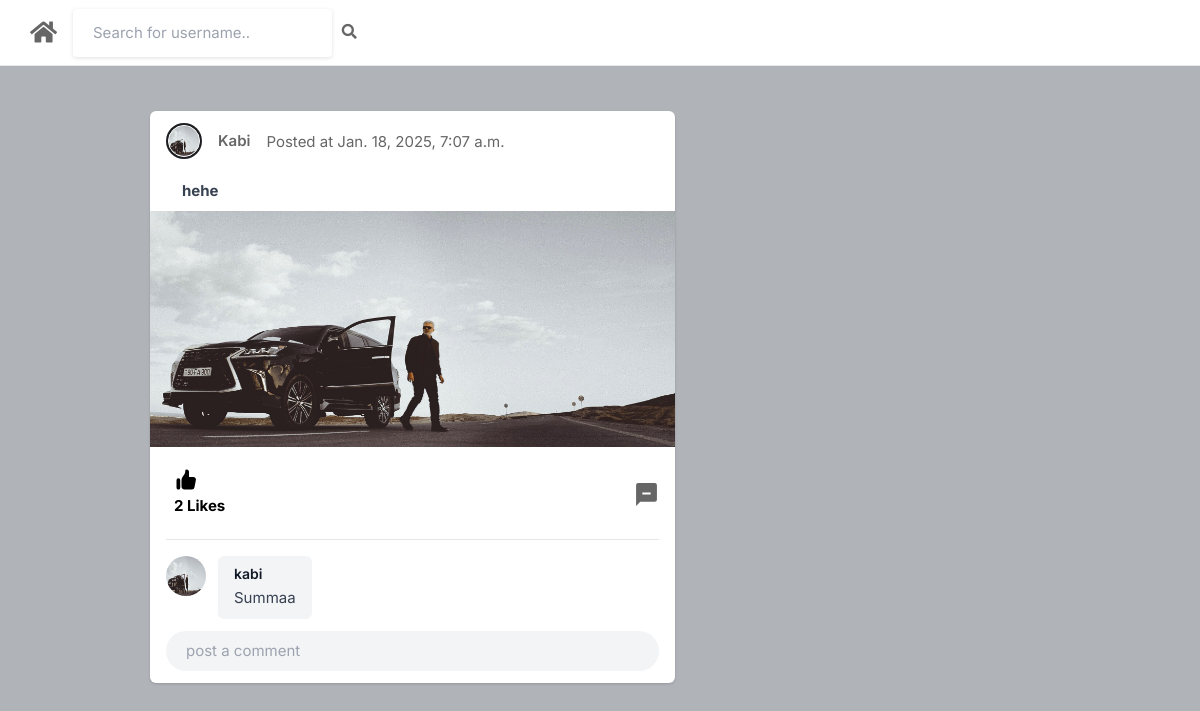
Page /post-detail/14/ (signed in) on the committed database.
### core/models.py (models this page shows, shortened)
class Post(models.Model):
    post_id = models.AutoField(primary_key=True)
    user = models.ForeignKey(User, on_delete=models.CASCADE)
    image = models.ImageField(upload_to="post_images")
    caption = models.CharField(max_length=500, blank=True, null=True)
    created_at = models.DateTimeField(auto_now_add=True)
    no_of_likes = models.IntegerField(default=0)
    class Meta:
        ordering = ["-created_at"]

class Profile(models.Model):
    user = models.OneToOneField(User, on_delete=models.CASCADE)
    userid = models.IntegerField()
    bio = models.CharField(blank=True, max_length=100)
    pfp_image = models.ImageField(upload_to="profile_images", default="blank-profile-picture.png")
    location = models.CharField(max_length=100, blank=True)

class Comment(models.Model):
    post_id = models.ForeignKey(Post, on_delete=models.CASCADE)
    author = models.ForeignKey(Profile, on_delete=models.CASCADE)
    comment = models.CharField(max_length=500)
    created_at = models.DateTimeField(auto_now_add=True)
    def __str__(self):
        return self.author.user.username
    class Meta:
        ordering = ["-created_at"]

### core/views.py (the view)
# urls.py: path('post-detail/<int:pk>/', views.post_detail, name="post_detail"),
@login_required
def post_detail(request, pk):
    post = get_object_or_404(Post, post_id=pk)
    if request.method == "POST":
        author_profile = get_object_or_404(Profile, user=request.user)
        comment_content = request.POST.get('comment')
        new_comment = Comment.objects.create(post_id=post, author=author_profile, comment=comment_content)
        new_comment.save()
    post = Post.objects.get(post_id=pk)
    comments = Comment.objects.filter(post_id = post)
    print(comments)
    context = {
        'post' : post,
        'comments' : comments,
    }
    return render(request, 'post_detail.html', context)

### templates/post_detail.html (shortened to what this page needs)
{% load static %}
<!DOCTYPE html>
<html lang="en">
    <head>
        <link rel="stylesheet" href="{% static 'assets/css/icons.css' %}">
        <link rel="stylesheet" href="{% static 'assets/css/uikit.css' %}">
        <link rel="stylesheet" href="{% static 'assets/css/style.css' %}">
        <link rel="stylesheet" href="{% static 'assets/css/tailwind.css' %}">
        <link href="https://cdnjs.cloudflare.com/ajax/libs/font-awesome/5.15.4/css/all.min.css" rel="stylesheet">
    </head>
    <body>
        <header>
            <div class="header_inner">
                <form action={% url "search" %} method="GET">
                    <div class="left-side">
                        <a href="{% url 'home' %}" class="text-2xl mr-4">
                            <i class="fas fa-home"></i>
                        </a>
                            <input type="text" name="username" placeholder="Search for username..">&nbsp; &nbsp;
                            <button type="submit"><i class="fas fa-search"></i></button>
                    </div>
                </form>
            </div>
        </header>
        <div class="container m-auto">
                <div class="space-y-5 flex-shrink-0 lg:w-7/12">
                    <div class="bg-white shadow rounded-md  -mx-2 lg:mx-0">
                        <div class="flex justify-between items-center px-4 py-3">
                            <div class="flex flex-1 items-center space-x-4">
                                <a href={% url "profile" post.user.username %}>
                                    <div class="bg-gradient-to-tr from-yellow-600 to-pink-600 p-0.5 rounded-full">
                                        <img src={{ post.user.profile.pfp_image.url }} class="bg-gray-200 border border-white rounded-full w-8 h-8">
                                    </div>
                                <span class="block capitalize font-semibold "><a href={% url "profile" post.user.username %}> {{post.user.username}}</a></span>
                                <p>Posted at {{ post.created_at }} </p>
                            </div>
                            {% if post.user.username == user.username %}
                                <div>
                                    <a href="#"> <i class="icon-feather-more-horizontal text-2xl hover:bg-gray-200 rounded-full p-2 transition -mr-1 "></i> </a>
                                </div>
                            {% endif %}
                        </div>
                        <div uk-lightbox>
                            {% if post.image %}
                            <div class="text-gray-700 py-2 px-3  h-full relative lg:ml-5 ml-2 lg:mr-20">
                                <p class="leading-6"><b>{{ post.caption }}</b></p>
                            </div>
                            <img src={{ post.image.url }} alt="">
                            {% else %}
                            <div class="text-gray-700 py-2 px-3  h-full relative lg:ml-5 ml-2 lg:mr-20">
                                <p class="leading-6"><b>{{ post.caption }}</b></p>
                            </div>
                            {% endif %}
                        </div>
                        <div class="py-3 px-4 space-y-3">
                            <div class="flex space-x-4 lg:font-bold">
                                <a href={% url "like-post" post.post_id %} class="flex items-center space-x-2">
                                    <div class="p-2 rounded-full text-black">
                                        {% if post.no_of_likes == 0 %}
                                        {% elif post.no_of_likes == 1 %}
                                            <p>{{post.no_of_likes}} Like</p>
                                        {% else %}
                                            <p>{{post.no_of_likes}} Likes</p>
                                        {% endif %}
                                    </div>
                                </a>
                                <a href="{% url 'post_detail' post.post_id %}" class="flex items-center space-x-2 flex-1 justify-end">
                                    <svg xmlns="http://www.w3.org/2000/svg" aria-hidden="true" role="img" width="25" height="25" preserveAspectRatio="xMidYMid meet" viewBox="0 0 24 24">
                                        <path fill="currentColor" d="M20 2H4a2 2 0 0 0-2 2v20l4-4h14a2 2 0 0 0 2-2V4a2 2 0 0 0-2-2zM8 11h8v2H8v-2zm6-4H8v2h6V7z"/>
                                    </svg>
                                </a>
                            </div>
                            <div class="border-t pt-4 space-y-4 ">
                                {% if comments %}
                                    {% for comment in comments %}
                                        <div class="flex items-start space-x-3">
                                            <div class="w-10 h-10 rounded-full relative flex-shrink-0">
                                                    <img src="{{ comment.author.pfp_image.url }}" alt="Profile Picture" class="absolute h-full rounded-full w-full">
                                            </div>
                                            <div class="bg-gray-100 py-2 px-4 rounded-md flex-grow">
                                                <p class="text-sm font-semibold text-gray-900">{{ comment.author.user.username }}</p>
                                                <p class="text-gray-700">{{ comment.comment }}</p>
                                            </div>
                                        </div>
                                    {% endfor %}
                                {% else %}
                                    <p>No Comments Yet!</p>
                                {% endif %}
                            </div>
                            <form action="" method="POST">
                                <div class="bg-gray-100 bg-gray-100 rounded-full rounded-md relative ">
                                    <input type="text" name="comment" placeholder="post a comment" class="bg-transparent max-h-10 shadow-none">
                                    <div class="absolute bottom-0 flex h-full items-center right-0 right-3 text-xl space-x-2">
                                        <button type="submit">
                                            <i class="uil-message"></i>
                                        </button>
                                    </div>
                                </div>
                            </form>
                        </div>
                    </div>
                </div>
            </div>
    </body>
</html>

### static/assets/css/style.css (style rules this page uses)
body { background-color: #B0B3B8!important; }
button { vertical-align: middle; }
input { height: 48px; line-height: 48px; padding: 0 20px; outline: none; font-size: 15px; color: #808080; max-width: 100%; width: 100%; -webkit-box-sizing: border-box; box-sizing: border-box; display: block; font-weight: 400; opacity: 1; border-radius: 4px; border: none; -webkit-box-shadow: 0 1px 4px 0px rgba(0, 0, 0, 0.12); box-shadow: 0 1px 4px 0px rgba(0, 0, 0, 0.12); }
input[type="text"], input[type="password"], input[type="email"], input[type="number"] { height: 48px; line-height: 48px; padding: 0 20px; outline: none; font-size: 15px; color: #808080; max-width: 100%; width: 100%; -webkit-box-sizing: border-box; box-sizing: border-box; display: block; font-weight: 400; opacity: 1; border-radius: 4px; border: none; -webkit-box-shadow: 0 1px 4px 0px rgba(0, 0, 0, 0.12); box-shadow: 0 1px 4px 0px rgba(0, 0, 0, 0.12); }
input { -webkit-transition: all 0.1s ease-in-out; transition: all 0.1s ease-in-out; }
::placeholder { color: #808080; opacity: 1; }
button { border: none; margin: 0; padding: 0; width: auto; overflow: visible; background: transparent; color: inherit; font: inherit; line-height: normal; cursor: pointer; }
a { color: #be185d; -webkit-transition: 0.3s; transition: 0.3s; outline: none !important; }
button { outline: none !important; }
img { max-width: 100%; }
body { color: #666; font-size: 15px; line-height: 27px; background-color: #f0f2f5; font-family: "Inter", sans-serif; text-transform: none; }
body p { font-size: 15px; line-height: 27px; }
input[type="text"], input[type="password"], input[type="email"] { font-family: "Inter", sans-serif; text-transform: none; }
button, body .pac-container { font-family: "Inter", sans-serif; text-transform: none; }
b, strong { font-weight: 700 !important; }
@media (min-width: 1024px) { .container { max-width: 900px !important; padding-top: 45px; } }
header { background-color: #fff; left: 0; right: 0; top: 0; z-index: 99; height: 66px; display: -webkit-box; display: -ms-flexbox; display: flex; -webkit-box-align: center; -ms-flex-align: center; align-items: center; border-bottom: 1px solid #e5e7eb; }
header .header_inner { display: -webkit-box; display: -ms-flexbox; display: flex; -webkit-box-align: center; -ms-flex-align: center; align-items: center; max-width: 1090px; margin: auto; width: 100%; max-width: 100% !important; padding: 0 30px; }
header .header_inner .left-side { display: -webkit-box; display: -ms-flexbox; display: flex; -webkit-box-align: center; -ms-flex-align: center; align-items: center; }
.shadow-none { -webkit-box-shadow: none !important; box-shadow: none !important; }

### rows in the picture
Post: user.profile.pfp_image (picture), user.username "Kabi", created_at "Jan. 18, 2025, 7:07 a.m.", caption "hehe", image (picture), no_of_likes "2"
Comment: author.pfp_image (picture), author.user.username "kabi", comment "Summaa"
